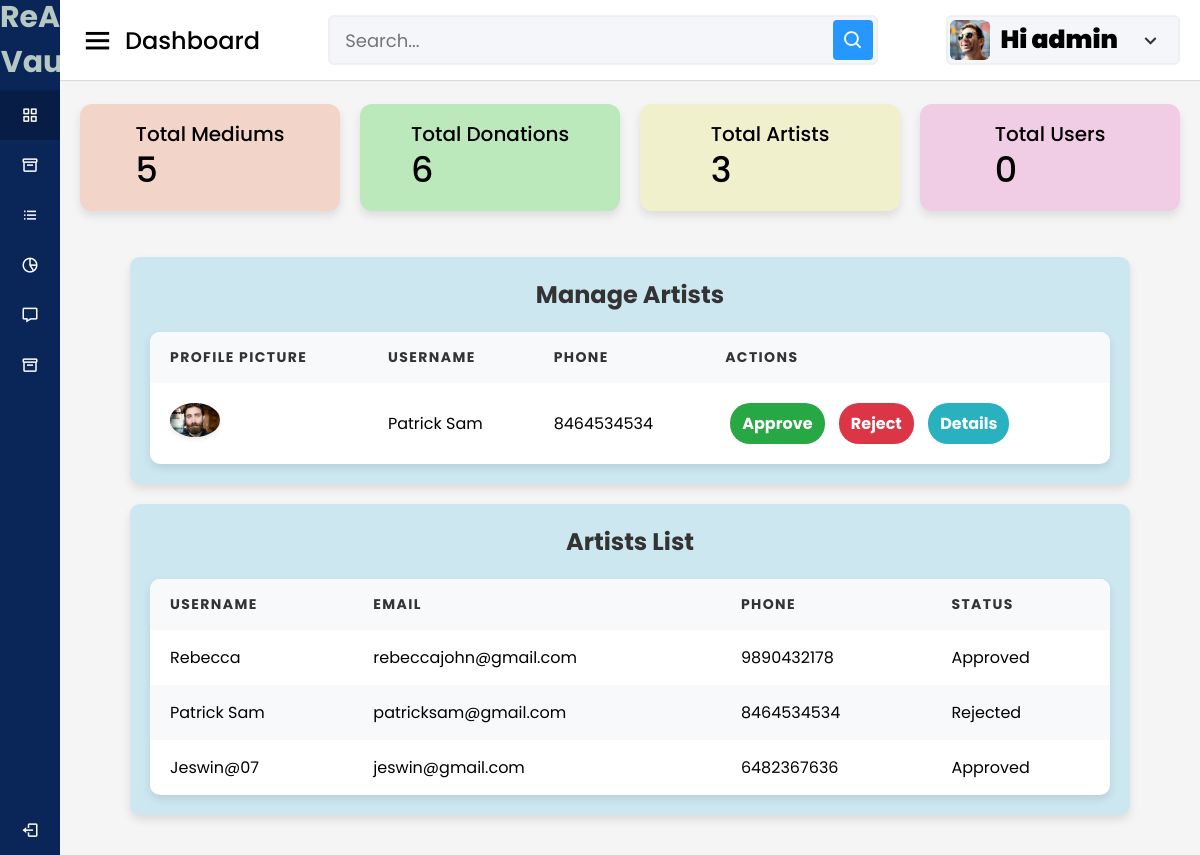
The page /adminclick/approve-artists/ (signed in) on the database its author committed.
### accounts/models.py (models this page shows, shortened)
class Adminclick(models.Model):
    user = models.OneToOneField(User, on_delete = models.CASCADE)
    phone = models.IntegerField(default=99999999)
    profile_pic = models.ImageField(upload_to= 'picture/admin/admin.jpg', null=True)

class Artist(models.Model):
    user = models.OneToOneField(User, on_delete = models.CASCADE)
    phone = models.IntegerField(default=99999999)
    profile_pic = models.ImageField(upload_to= 'picture/artist', null=True,default='picture/artist/hi.jpg')
    is_approved = models.BooleanField(default=False)
    mediums = models.ManyToManyField(MediumOfWaste, blank=True)
    certificate=models.FileField(upload_to='certificates/',null= True, blank=True)

### adminclick/views.py (the view)
# urls.py: path('approve-artists/', views.approve_artists, name='approve_artists'),
@login_required
@never_cache
def approve_artists(request):
    adminclick= request.user.adminclick
    pending_artists = Artist.objects.filter(is_approved=False)
    artists = Artist.objects.all()
    total_medium_of_waste=MediumOfWaste.objects.count()
    total_donations=Donation.objects.count()
    total_artists=Artist.objects.count()
    context={
        'pending_artists': pending_artists,
        'artists': artists,
         'adminclick':adminclick,
            'total_medium_of_waste':total_medium_of_waste,
            'total_donations':total_donations,
            'total_artists':total_artists
    }
    return render(request, 'admin/approve_artists.html', context)

### category/context_processors.py (called while the page is built)
def menu_links(request):
    links = Category.objects.all()
    return dict(links=links)

### template/admin/approve_artists.html (shortened to what this page needs)
{% load static %}
<!DOCTYPE html>
<html lang="en" dir="ltr">
<head>
  <link rel="stylesheet" href="{% static 'assets/css/styles.css' %}">
  <link href='https://unpkg.com/boxicons@2.0.7/css/boxicons.min.css' rel='stylesheet'>
</head>
<body>
  <div class="sidebar">
    <div class="logo-details">
      <span class="logo_name" style="font-size: 30px; text-align: center; font-weight: 700; color: #b5c8c1;">ReArt Vault</span>
    </div>
    <ul class="nav-links">
      <li>
        <a href="{% url 'admin_dashboard' %}" class="active">
          <i class='bx bx-grid-alt'></i>
          <span class="links_name">Admin Dashboard</span>
        </a>
      </li>
      <li>
        <a href="{% url 'add_medium_of_waste' %}">
          <i class='bx bx-box'></i>
          <span class="links_name">Add Medium </span>
        </a>
      </li>
      <li>
        <a href="{% url 'approve_artists' %}">
          <i class='bx bx-list-ul'></i>
          <span class="links_name">Manage Artists</span>
        </a>
      </li>
      <li>
        <a href="{% url 'donation_listview' %}">
          <i class='bx bx-pie-chart-alt-2'></i>
          <span class="links_name">Manage Donations</span>
        </a>
      </li>
      <li>
        <a href="{% url 'set_rates' %}">
          <i class='bx bx-message'></i>
          <span class="links_name">Set Pricing</span>
        </a>
      </li>
      <li>
        <a href="{% url 'add_category' %}">
          <i class='bx bx-box'></i>
          <span class="links_name">Add Category</span>
        </a>
      </li>
      <li class="log_out">
        <a href="{% url 'userlogout' %}">
          <i class='bx bx-log-out'></i>
          <span class="links_name">Log out</span>
        </a>
      </li>
    </ul>
  </div>
  <section class="home-section">
    <nav>
      <div class="sidebar-button">
        <i class='bx bx-menu sidebarBtn'></i>
        <span class="dashboard">  Dashboard</span>
      </div>
      <div class="search-box">
        <input type="text" placeholder="Search...">
        <i class='bx bx-search'></i>
      </div>
      <div class="profile-details">
        <img src="{{adminclick.profile_pic.url}}" alt="">
        <span class="admin_name" style="font-size: 25px; font-weight: 900; color: #010302;">Hi {{user.username}}</span>
        <i class='bx bx-chevron-down'></i>
      </div>
    </nav>
<body>
  <div class="home-content">
    <div class="overview-boxes">
      <div class="box" style="background-color:rgb(243, 212, 200);">
        <div class="right-side">
          <div class="box-topic">Total Mediums</div>
          <div class="number">{{ total_medium_of_waste }}</div>
        </div>
      </div>
      <div class="box" style="background-color:rgb(188, 233, 188);">
        <div class="right-side">
          <div class="box-topic">Total Donations</div>
          <div class="number">{{total_donations}}</div>
        </div>
      </div>
      <div class="box" style="background-color:rgb(240, 240, 205);">
        <div class="right-side">
          <div class="box-topic">Total Artists</div>
          <div class="number"> {{total_artists}}</div>
        </div>
      </div>
      <div class="box" style="background-color:rgb(240, 205, 228);">
        <div class="right-side">
          <div class="box-topic">Total Users</div>
          <div class="number">0</div>
        </div>
      </div>
    </div>
          <div class="sales-boxes">
            <div class="recent-sales box" style="background-color: rgb(205, 231, 240); padding: 20px; border-radius: 10px; width:1000px;">
                <div class="title" style="font-size: 24px; font-weight: bold; margin-bottom: 20px;">Manage Artists</div>
                <table class="artist-table">
                  <thead>
                    <tr>
                      <th>Profile Picture</th>
                      <th>Username</th>
                      <th>Phone</th>
                      <th>Actions</th>
                    </tr>
                  </thead>
                  <tbody>
                    {% for artist in pending_artists %}
                    <tr>
                      <td><img src="{{ artist.profile_pic.url }}" alt="{{ artist.user.username }}" width="50"></td>
                      <td>{{ artist.user.username }}</td>
                      <td>{{ artist.phone }}</td>
                      <td>
                        <a href="{% url 'approve_artist' artist.id %}" class="btn-approve">Approve</a>
                        <a href="{% url 'reject_artist' artist.id %}" class="btn-reject">Reject</a>
                        <a href="{% url 'artist_details' artist.id %}" class="btn-primary">Details</a>
                      </td>
                    </tr>
                    {% endfor %}
                  </tbody>
                </table>
              </div>
              <!DOCTYPE html>
<html>
<head>
</head>
<body>
  <div class="sales-boxes">
    <div class="recent-sales box" style="background-color: rgb(205, 231, 240); padding: 20px; border-radius: 10px; width:1000px;">
        <div class="title" style="font-size: 24px; font-weight: bold; margin-bottom: 20px;"> Artists List</div>
        <table class="artist-table">
          <thead>
            <tr>
              <th>Username</th>
              <th>Email</th>
              <th>Phone</th>
              <th>Status</th>
            </tr>
          </thead>
          <tbody>
        <tbody>
            {% for artist in artists %}
            <tr>
                <td>{{ artist.user.username }}</td>
                <td>{{ artist.user.email }}</td>
                <td>{{ artist.phone }}</td>
                <td>
                    {% if artist.is_approved %}
                        Approved
                    {% elif artist.is_approved is False %}
                        Rejected
                    {% else %}
                        Pending
                    {% endif %}
                </td>
            </tr>
        {% endfor %}
        </tbody>
    </table>
</body>
</html>
  </body>
  </html>
</body>
</html>
</body>
</html>

### static/assets/css/styles.css (style rules this page uses)
* { margin: 0; padding: 0; box-sizing: border-box; font-family: 'Poppins', sans-serif; }
.sidebar { position: fixed; height: 100%; width: 240px; background: #0A2558; transition: all 0.5s ease; }
.sidebar .logo-details { height: 80px; display: flex; align-items: center; }
.sidebar .logo-details .logo_name { color: #fff; font-size: 24px; font-weight: 500; }
.sidebar .nav-links { margin-top: 10px; }
.sidebar .nav-links li { position: relative; list-style: none; height: 50px; }
.sidebar .nav-links li a { height: 100%; width: 100%; display: flex; align-items: center; text-decoration: none; transition: all 0.4s ease; }
.sidebar .nav-links li a.active { background: #081D45; }
.sidebar .nav-links li i { min-width: 60px; text-align: center; font-size: 18px; color: #fff; }
.sidebar .nav-links li a .links_name { color: #fff; font-size: 15px; font-weight: 400; white-space: nowrap; }
.sidebar .nav-links .log_out { position: absolute; bottom: 0; width: 100%; }
.home-section { position: relative; background: #f5f5f5; min-height: 100vh; width: calc(100% - 240px); left: 240px; transition: all 0.5s ease; }
.home-section nav { display: flex; justify-content: space-between; height: 80px; background: #fff; display: flex; align-items: center; position: fixed; width: calc(100% - 240px); left: 240px; z-index: 100; padding: 0 20px; box-shadow: 0 1px 1px rgba(0, 0, 0, 0.1); transition: all 0.5s ease; }
.home-section nav .sidebar-button { display: flex; align-items: center; font-size: 24px; font-weight: 500; }
nav .sidebar-button i { font-size: 35px; margin-right: 10px; }
.home-section nav .search-box { position: relative; height: 50px; max-width: 550px; width: 100%; margin: 0 20px; }
nav .search-box input { height: 100%; width: 100%; outline: none; background: #F5F6FA; border: 2px solid #EFEEF1; border-radius: 6px; font-size: 18px; padding: 0 15px; }
nav .search-box .bx-search { position: absolute; height: 40px; width: 40px; background: #2697FF; right: 5px; top: 50%; transform: translateY(-50%); border-radius: 4px; line-height: 40px; text-align: center; color: #fff; font-size: 22px; transition: all 0.4 ease; }
.home-section nav .profile-details { display: flex; align-items: center; background: #F5F6FA; border: 2px solid #EFEEF1; border-radius: 6px; height: 50px; min-width: 190px; padding: 0 15px 0 2px; }
nav .profile-details img { height: 40px; width: 40px; border-radius: 6px; object-fit: cover; }
nav .profile-details .admin_name { font-size: 15px; font-weight: 500; color: #333; margin: 0 10px; white-space: nowrap; }
nav .profile-details i { font-size: 25px; color: #333; }
.home-section .home-content { position: relative; padding-top: 104px; }
.home-content .overview-boxes { display: flex; align-items: center; justify-content: space-between; flex-wrap: wrap; padding: 0 20px; margin-bottom: 26px; }
.overview-boxes .box { display: flex; align-items: center; justify-content: center; width: calc(100% / 4 - 15px); background: #fff; padding: 15px 14px; border-radius: 12px; box-shadow: 0 5px 10px rgba(0,0,0,0.1); }
.overview-boxes .box-topic { font-size: 20px; font-weight: 500; }
.home-content .box .number { display: inline-block; font-size: 35px; margin-top: -6px; font-weight: 500; }
.home-content .sales-boxes { display: flex; justify-content: space-between; }
.home-content .sales-boxes .recent-sales { width: 65%; background: #fff; padding: 20px 30px; margin: 0 20px; border-radius: 12px; box-shadow: 0 5px 10px rgba(0, 0, 0, 0.1); }
.sales-boxes .box .title { font-size: 24px; font-weight: 500; }
@media (max-width: 1240px) { .sidebar { width: 60px; } }
@media (max-width: 1240px) { .home-section { width: calc(100% - 60px); left: 60px; } }
@media (max-width: 1240px) { .home-section nav { width: calc(100% - 60px); left: 60px; } }

### rows shown on the page
Adminclick: profile_pic (picture)
Artist: profile_pic (picture), user.username "Patrick Sam", phone "8464534534", user.email "patricksam@gmail.com", is_approved "Rejected"
Artist: user.username "Rebecca", user.email "rebeccajohn@gmail.com", phone "9890432178", is_approved "Approved"
Artist: user.username "Jeswin@07", user.email "jeswin@gmail.com", phone "6482367636", is_approved "Approved"

### other values the page prints
{{ user.username }} "admin"
{{ total_medium_of_waste }} "5"
{{ total_donations }} "6"
{{ total_artists }} "3"
